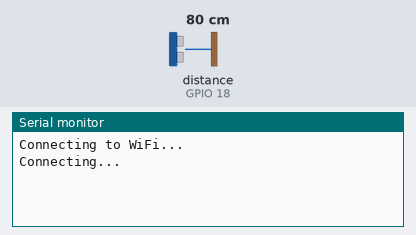
Recording of a sketch running on a simulated ESP8266 (NodeMCU). On the bench: the last lines printed to the serial monitor. Wiring (inferred from the names in the program): ultrasonic range finder: trigger GPIO 5; echo GPIO 18. Inputs (shaded band) come from the test bench; at power-on: distance to the obstacle (sensor on GPIO 18) 80 cm. The echo pulse lasts 58.3 µs per cm; WiFi joins after 1.5 s; servers stay silent unless stated; uploads are accepted with an empty reply.

Above: at 1.2 s.
1.3 s: distance to the obstacle (sensor on GPIO 18) set to 2 cm
At 3.0 s:
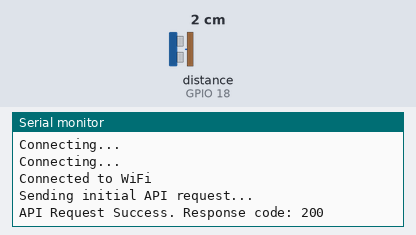
3.5 s: distance to the obstacle (sensor on GPIO 18) set to 4 cm
At 5.0 s:
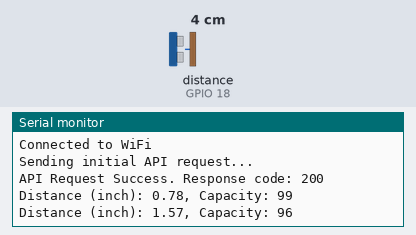

Measured:
- after the input at 3.5 s, the serial monitor: prints a new line after 0.71 s (image 2)

The sketch:

esp32_apirequest.ino
```cpp
#include <WiFi.h>
#include <HTTPClient.h>
#include <IRremoteESP8266.h>
#include <IRrecv.h>
#include <IRutils.h>

const int trigPin = 5; // Trigger pin
const int echoPin = 18; // Echo pin
const int irPin = 14; // IR sensor pin
const int minDistance = 0; // Minimum distance in inches
const int maxDistance = 30; // Maximum distance in inches
const float thresholdPercentage = 5.0; // Threshold percentage for capacity increase

// Define sound speed in cm/uS
#define SOUND_SPEED 0.034
#define CM_TO_INCH 0.393701

bool wifiEnabled = false; // Initially, WiFi is disabled
bool requestSent = false; // Flag to track if request has been sent
bool initialRequestSent = false; // Flag to track if initial request has been sent
bool thresholdMet = false; // Flag to track if threshold has been met
bool lowCapacityMet = false; // Flag to track if low capacity has been met
float lastDistanceInch = 0; // Variable to store the last measured distance
int lastCapacity = 0; // Variable to store the last measured capacity
unsigned long thresholdStartTime = 0; // Variable to store the time threshold was met
unsigned long lowCapacityStartTime = 0; // Variable to store the time low capacity was met
unsigned long previousMillis = 0; // Variable to store the last time WiFi was enabled
unsigned long frequencyCount = 0; // Variable to store the frequency count
unsigned long lastDay = 0; // Variable to store the last day
unsigned long lastObjectDetectionTime = 0; // Variable to store the time that object detected
const unsigned long interval = 5000; // Interval in milliseconds (5 seconds)
const unsigned long thresholdDuration = 3000; // Threshold duration in milliseconds (3 seconds)
const unsigned long lowCapacityDuration = 5000; // Low capacity duration in milliseconds (5 seconds)

// WiFi credentials
const char* ssid = "DAVID_BHOUSE_4G";
const char* password = "PLDTWIFIdavid28";

// Create an instance of the IR receiver
IRrecv irrecv(irPin);

void setup() {
  Serial.begin(9600); // Start serial communication
  pinMode(trigPin, OUTPUT); // Set the trigPin as an output
  pinMode(echoPin, INPUT); // Set the echoPin as an input
  irrecv.enableIRIn(); // Start the receiver
}

void loop() {
  unsigned long currentMillis = millis(); // Get the current time

  float distanceInch = measureDistance();
  int capacity = mapDistanceToCapacity(distanceInch);

  decode_results results;

  if (irrecv.decode(&results)) {
    // Increment object count when within the last 3 second atleast an object is detected
    if (currentMillis - lastObjectDetectionTime >= 3000) {
      frequencyCount++;
    }

    Serial.print("Object Count: ");
    Serial.println(frequencyCount);

    // Update the last object detection time
    lastObjectDetectionTime = currentMillis;

    // Enable the receiver to receive the next value
    irrecv.resume();
  }

  // Check if initial request has been sent
  if (!initialRequestSent) {
    if (!wifiEnabled) {
      connectToWiFi(); // Connect to WiFi if not already connected
      previousMillis = currentMillis; // Update the time WiFi was enabled
    }
    sendInitialAPIRequest(capacity); // Send initial API request when first active
    initialRequestSent = true;
    requestSent = true; // Set flag to true after request is sent
    lastCapacity = capacity; // Update last capacity
  }

  if (capacity > lastCapacity * (1 + thresholdPercentage / 100.0) && capacity > lastCapacity + 5) {
    // If capacity increased by threshold percentage and more than 5
    if (!wifiEnabled) {
      connectToWiFi(); // Connect to WiFi if not already connected
      previousMillis = currentMillis; // Update the time WiFi was enabled
    }

    if (wifiEnabled && !requestSent && !thresholdMet) {
      // If WiFi is enabled and request not sent and threshold not met, start threshold timer
      thresholdMet = true; // Set threshold met flag
      thresholdStartTime = currentMillis; // Record threshold start time
    }

    // Check if threshold has been met for the specified duration
    if (thresholdMet && (currentMillis - thresholdStartTime >= thresholdDuration)) {
      // If threshold met for specified duration, send API request
      Serial.println("Threshold met for 3 seconds, sending API request");
      sendAPIRequest(capacity); // Send the capacity as capacity
      requestSent = true; // Set flag to true after request is sent
      lastCapacity = capacity; // Update last capacity
      thresholdMet = false; // Reset threshold met flag
    }
  } else {
    // If capacity did not increase by threshold percentage, print distance and capacity only
    requestSent = false; // Reset requestSent flag
    thresholdMet = false; // Reset threshold met flag
  }

  // Check if capacity is below 5% for 5 seconds
  if (capacity <= 5) {
    if (!lowCapacityMet) {
      // If low capacity threshold just met, record start time
      lowCapacityMet = true;
      lowCapacityStartTime = currentMillis;
    } else if (currentMillis - lowCapacityStartTime >= lowCapacityDuration) {
      // If low capacity has been met for 5 seconds, send API request and reset frequency
      if (!wifiEnabled) {
        connectToWiFi(); // Connect to WiFi if not already connected
        previousMillis = currentMillis; // Update the time WiFi was enabled
      }
      if (wifiEnabled && !requestSent) {
        Serial.println("Capacity below 5% for 5 seconds, sending API request");
        frequencyCount = 0; // Reset frequency
        sendAPIRequest(capacity); // Send the capacity as capacity
        requestSent = true; // Set flag to true after request is sent
        lastCapacity = capacity; // Update last capacity]
        lowCapacityMet = false; // Reset low capacity met flag
      }
    }
  } else {
    // If capacity is above 5%, reset low capacity met flag
    Serial.print("Distance (inch): ");
    Serial.print(distanceInch);
    Serial.print(", Capacity: ");
    Serial.println(capacity);
    requestSent = false; // Reset requestSent flag
    lowCapacityMet = false;
  }

  // Check if 5 seconds have passed and capacity hasn't increased by 5%
  if (wifiEnabled && (currentMillis - previousMillis >= interval) && (capacity <= lastCapacity * (1 + thresholdPercentage / 100.0))) {
    Serial.println("No significant capacity increase, disabling WiFi");
    WiFi.disconnect(); // Disconnect WiFi
    wifiEnabled = false; // Set WiFi flag to false
    requestSent = false; // Reset requestSent flag
    thresholdMet = false; // Reset threshold met flag
  }

  // Check if it's a new day and reset the request count
  unsigned long currentDay = currentMillis / (24 * 60 * 60 * 1000);
  if (currentDay != lastDay) {
    frequencyCount = 0; // Reset frequency
    lastDay = currentDay;
  }

  delay(1000); // Delay for stability
}

float measureDistance() {
  // Trigger the ultrasonic sensor
  digitalWrite(trigPin, LOW);
  delayMicroseconds(2);
  digitalWrite(trigPin, HIGH);
  delayMicroseconds(10);
  digitalWrite(trigPin, LOW);

  // Measure the duration of the echo pulse
  long duration = pulseIn(echoPin, HIGH);

  // Calculate the distance in inches
  float distanceInch = duration * SOUND_SPEED * CM_TO_INCH / 2.0;

  return distanceInch;
}

void connectToWiFi() {
  Serial.println("Connecting to WiFi...");

  WiFi.begin(ssid, password);

  while (WiFi.status() != WL_CONNECTED) {
    delay(1000);
    Serial.println("Connecting...");
  }

  Serial.println("Connected to WiFi");
  wifiEnabled = true; // Set WiFi flag to true when connected
}

void sendAPIRequest(int capacity) {
  HTTPClient http;
  http.begin("https://us-central1-artemis-b18ae.cloudfunctions.net/v1/bin/artemis-a1-residual"); // API endpoint
  http.addHeader("Content-Type", "application/json");

  // Construct JSON payload
  String jsonPayload = "{\"capacity\": " + String(capacity) + ", \"frequency\": " + String(frequencyCount) + ", \"type\": \"residual\"}";

  // Send POST request with JSON payload
  int httpResponseCode = http.POST(jsonPayload);

  // Check for successful response
  if (httpResponseCode > 0) {
    Serial.print("API Request Success. Response code: ");
    Serial.println(httpResponseCode);
  } else {
    Serial.print("API Request Failed. Error code: ");
    Serial.println(httpResponseCode);
  }

  http.end(); // Free resources
}

void sendInitialAPIRequest(int capacity) {
  // Only send the initial API request once
  if (!initialRequestSent) {
    Serial.println("Sending initial API request...");
    sendAPIRequest(capacity);
    initialRequestSent = true;
  }
}

int mapDistanceToCapacity(float distance) {
  // Map the distance to a capacity between 0% and 100%
  int capacity = map(distance, maxDistance, minDistance, 0, 100);
  // Ensure capacity is within 0 to 100
  capacity = constrain(capacity, 0, 100);
  return capacity;
}
```
